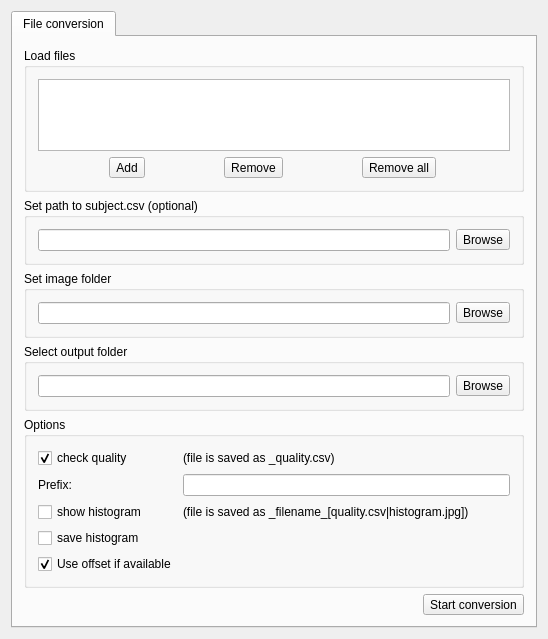
<?xml version="1.0" encoding="UTF-8"?>
<ui version="4.0">
 <class>SMIHED_widget</class>
 <widget class="QWidget" name="SMIHED_widget">
  <property name="geometry">
   <rect>
    <x>0</x>
    <y>0</y>
    <width>548</width>
    <height>570</height>
   </rect>
  </property>
  <property name="windowTitle">
   <string>SMIHED_widget</string>
  </property>
  <layout class="QVBoxLayout" name="verticalLayout">
   <item>
    <widget class="QTabWidget" name="tabWidget">
     <property name="currentIndex">
      <number>0</number>
     </property>
     <widget class="QWidget" name="tab">
      <attribute name="title">
       <string>File conversion</string>
      </attribute>
      <layout class="QVBoxLayout" name="verticalLayout_2">
       <item>
        <layout class="QVBoxLayout" name="verticalLayout_3">
         <item>
          <widget class="QGroupBox" name="inputs_groupBox">
           <property name="title">
            <string>Load files</string>
           </property>
           <layout class="QVBoxLayout" name="verticalLayout_4">
            <item>
             <widget class="QListView" name="listView"/>
            </item>
            <item>
             <layout class="QHBoxLayout" name="addRemove_horizontalLayout">
              <property name="spacing">
               <number>8</number>
              </property>
              <property name="sizeConstraint">
               <enum>QLayout::SetDefaultConstraint</enum>
              </property>
              <item>
               <widget class="QToolButton" name="addButton">
                <property name="enabled">
                 <bool>true</bool>
                </property>
                <property name="text">
                 <string>Add</string>
                </property>
                <property name="icon">
                 <iconset resource="../media/eyetracebutler.qrc">
                  <normaloff>:/Icons/Resources/button_blue_add.png</normaloff>:/Icons/Resources/button_blue_add.png</iconset>
                </property>
                <property name="toolButtonStyle">
                 <enum>Qt::ToolButtonTextBesideIcon</enum>
                </property>
               </widget>
              </item>
              <item>
               <widget class="QToolButton" name="removeButton">
                <property name="text">
                 <string>Remove</string>
                </property>
                <property name="icon">
                 <iconset resource="../media/eyetracebutler.qrc">
                  <normaloff>:/Icons/Resources/button_blue_delete.png</normaloff>:/Icons/Resources/button_blue_delete.png</iconset>
                </property>
                <property name="toolButtonStyle">
                 <enum>Qt::ToolButtonTextBesideIcon</enum>
                </property>
               </widget>
              </item>
              <item>
               <widget class="QToolButton" name="toolButton">
                <property name="text">
                 <string>Remove all</string>
                </property>
                <property name="icon">
                 <iconset resource="../../Eyetrace Butler/eyetracebutler.qrc">
                  <normaloff>:/Icons/Resources/button_blue_close.png</normaloff>:/Icons/Resources/button_blue_close.png</iconset>
                </property>
                <property name="toolButtonStyle">
                 <enum>Qt::ToolButtonTextBesideIcon</enum>
                </property>
               </widget>
              </item>
             </layout>
            </item>
           </layout>
          </widget>
         </item>
         <item>
          <widget class="QGroupBox" name="subject_groupBox">
           <property name="title">
            <string>Set path to subject.csv (optional)</string>
           </property>
           <layout class="QVBoxLayout" name="verticalLayout_5">
            <item>
             <layout class="QHBoxLayout" name="subject_horizontalLayout">
              <item>
               <widget class="QLineEdit" name="subjectCsv_pathEdit"/>
              </item>
              <item>
               <widget class="QToolButton" name="browseSubjectButton">
                <property name="text">
                 <string>Browse</string>
                </property>
                <property name="icon">
                 <iconset resource="../media/eyetracebutler.qrc">
                  <normaloff>:/Icons/Resources/folder_blue_stuffed.png</normaloff>:/Icons/Resources/folder_blue_stuffed.png</iconset>
                </property>
                <property name="toolButtonStyle">
                 <enum>Qt::ToolButtonTextBesideIcon</enum>
                </property>
               </widget>
              </item>
             </layout>
            </item>
           </layout>
          </widget>
         </item>
         <item>
          <widget class="QGroupBox" name="image_groupBox">
           <property name="title">
            <string>Set image folder</string>
           </property>
           <layout class="QVBoxLayout" name="verticalLayout_7">
            <item>
             <layout class="QHBoxLayout" name="subject_horizontalLayout2">
              <item>
               <widget class="QLineEdit" name="imageFolder_pathEdit"/>
              </item>
              <item>
               <widget class="QToolButton" name="browseImageFolderButton">
                <property name="text">
                 <string>Browse</string>
                </property>
                <property name="icon">
                 <iconset resource="../media/eyetracebutler.qrc">
                  <normaloff>:/Icons/Resources/folder_blue.png</normaloff>:/Icons/Resources/folder_blue.png</iconset>
                </property>
                <property name="toolButtonStyle">
                 <enum>Qt::ToolButtonTextBesideIcon</enum>
                </property>
               </widget>
              </item>
             </layout>
            </item>
           </layout>
          </widget>
         </item>
         <item>
          <widget class="QGroupBox" name="output_groupBox">
           <property name="title">
            <string>Select output folder</string>
           </property>
           <layout class="QVBoxLayout" name="verticalLayout_6">
            <item>
             <layout class="QHBoxLayout" name="output_horizontalLayout">
              <item>
               <widget class="QLineEdit" name="outputFolder_pathEdit"/>
              </item>
              <item>
               <widget class="QToolButton" name="browseOutputFolderButton">
                <property name="text">
                 <string>Browse</string>
                </property>
                <property name="icon">
                 <iconset resource="../media/eyetracebutler.qrc">
                  <normaloff>:/Icons/Resources/folder_blue.png</normaloff>:/Icons/Resources/folder_blue.png</iconset>
                </property>
                <property name="toolButtonStyle">
                 <enum>Qt::ToolButtonTextBesideIcon</enum>
                </property>
               </widget>
              </item>
             </layout>
            </item>
           </layout>
          </widget>
         </item>
         <item>
          <widget class="QGroupBox" name="options_groupBox">
           <property name="title">
            <string>Options</string>
           </property>
           <layout class="QGridLayout" name="gridLayout">
            <item row="0" column="0">
             <layout class="QGridLayout" name="options_gridLayout">
              <item row="0" column="1">
               <widget class="QLabel" name="quality_label">
                <property name="text">
                 <string>(file is saved as &lt;prefix&gt;_quality.csv)</string>
                </property>
               </widget>
              </item>
              <item row="0" column="0">
               <widget class="QCheckBox" name="checkQuality_checkBox">
                <property name="text">
                 <string>check quality</string>
                </property>
                <property name="checked">
                 <bool>true</bool>
                </property>
               </widget>
              </item>
              <item row="1" column="1">
               <widget class="QLineEdit" name="quality_lineEdit"/>
              </item>
              <item row="1" column="0">
               <widget class="QLabel" name="label">
                <property name="text">
                 <string>Prefix:</string>
                </property>
               </widget>
              </item>
              <item row="4" column="0">
               <widget class="QCheckBox" name="use_offset">
                <property name="text">
                 <string>Use offset if available</string>
                </property>
                <property name="checked">
                 <bool>true</bool>
                </property>
               </widget>
              </item>
              <item row="2" column="0">
               <widget class="QCheckBox" name="showhistogram_checkBox">
                <property name="text">
                 <string>show histogram</string>
                </property>
               </widget>
              </item>
              <item row="2" column="1">
               <widget class="QLabel" name="label_2">
                <property name="text">
                 <string>(file is saved as &lt;prefix&gt;_filename_[quality.csv|histogram.jpg])</string>
                </property>
               </widget>
              </item>
              <item row="3" column="0">
               <widget class="QCheckBox" name="savehistogram_checkBox">
                <property name="text">
                 <string>save histogram</string>
                </property>
               </widget>
              </item>
             </layout>
            </item>
           </layout>
          </widget>
         </item>
         <item>
          <layout class="QHBoxLayout" name="bottom_horizontalLayout">
           <property name="sizeConstraint">
            <enum>QLayout::SetDefaultConstraint</enum>
           </property>
           <item>
            <spacer name="horizontalSpacer">
             <property name="orientation">
              <enum>Qt::Horizontal</enum>
             </property>
             <property name="sizeHint" stdset="0">
              <size>
               <width>40</width>
               <height>20</height>
              </size>
             </property>
            </spacer>
           </item>
           <item>
            <widget class="QToolButton" name="startButton">
             <property name="text">
              <string>Start conversion</string>
             </property>
             <property name="icon">
              <iconset resource="../media/eyetracebutler.qrc">
               <normaloff>:/Icons/Resources/button_blue_play.png</normaloff>:/Icons/Resources/button_blue_play.png</iconset>
             </property>
             <property name="popupMode">
              <enum>QToolButton::DelayedPopup</enum>
             </property>
             <property name="toolButtonStyle">
              <enum>Qt::ToolButtonTextBesideIcon</enum>
             </property>
            </widget>
           </item>
          </layout>
         </item>
        </layout>
       </item>
      </layout>
     </widget>
    </widget>
   </item>
  </layout>
 </widget>
 <layoutdefault spacing="6" margin="11"/>
 <resources>
  <include location="../media/eyetracebutler.qrc"/>
 </resources>
 <connections>
  <connection>
   <sender>addButton</sender>
   <signal>clicked()</signal>
   <receiver>SMIHED_widget</receiver>
   <slot>sltAddFile()</slot>
   <hints>
    <hint type="sourcelabel">
     <x>147</x>
     <y>232</y>
    </hint>
    <hint type="destinationlabel">
     <x>541</x>
     <y>83</y>
    </hint>
   </hints>
  </connection>
  <connection>
   <sender>removeButton</sender>
   <signal>clicked()</signal>
   <receiver>SMIHED_widget</receiver>
   <slot>sltRemoveFile()</slot>
   <hints>
    <hint type="sourcelabel">
     <x>291</x>
     <y>232</y>
    </hint>
    <hint type="destinationlabel">
     <x>544</x>
     <y>120</y>
    </hint>
   </hints>
  </connection>
  <connection>
   <sender>browseSubjectButton</sender>
   <signal>clicked()</signal>
   <receiver>SMIHED_widget</receiver>
   <slot>sltSetSubjectPath()</slot>
   <hints>
    <hint type="sourcelabel">
     <x>513</x>
     <y>295</y>
    </hint>
    <hint type="destinationlabel">
     <x>543</x>
     <y>166</y>
    </hint>
   </hints>
  </connection>
  <connection>
   <sender>browseOutputFolderButton</sender>
   <signal>clicked()</signal>
   <receiver>SMIHED_widget</receiver>
   <slot>sltSelectOutputFolder()</slot>
   <hints>
    <hint type="sourcelabel">
     <x>513</x>
     <y>421</y>
    </hint>
    <hint type="destinationlabel">
     <x>544</x>
     <y>318</y>
    </hint>
   </hints>
  </connection>
  <connection>
   <sender>startButton</sender>
   <signal>clicked()</signal>
   <receiver>SMIHED_widget</receiver>
   <slot>sltStartConversion()</slot>
   <hints>
    <hint type="sourcelabel">
     <x>523</x>
     <y>545</y>
    </hint>
    <hint type="destinationlabel">
     <x>542</x>
     <y>425</y>
    </hint>
   </hints>
  </connection>
  <connection>
   <sender>checkQuality_checkBox</sender>
   <signal>toggled(bool)</signal>
   <receiver>SMIHED_widget</receiver>
   <slot>sltAbleSelection(bool)</slot>
   <hints>
    <hint type="sourcelabel">
     <x>99</x>
     <y>479</y>
    </hint>
    <hint type="destinationlabel">
     <x>540</x>
     <y>407</y>
    </hint>
   </hints>
  </connection>
  <connection>
   <sender>browseImageFolderButton</sender>
   <signal>clicked()</signal>
   <receiver>SMIHED_widget</receiver>
   <slot>sltSetImageFolder()</slot>
   <hints>
    <hint type="sourcelabel">
     <x>479</x>
     <y>347</y>
    </hint>
    <hint type="destinationlabel">
     <x>273</x>
     <y>284</y>
    </hint>
   </hints>
  </connection>
  <connection>
   <sender>toolButton</sender>
   <signal>clicked()</signal>
   <receiver>SMIHED_widget</receiver>
   <slot>sltRemoveAll()</slot>
   <hints>
    <hint type="sourcelabel">
     <x>426</x>
     <y>224</y>
    </hint>
    <hint type="destinationlabel">
     <x>545</x>
     <y>230</y>
    </hint>
   </hints>
  </connection>
 </connections>
 <slots>
  <slot>sltAddFile()</slot>
  <slot>sltRemoveFile()</slot>
  <slot>sltRemoveAll()</slot>

  <slot>sltStartConversion()</slot>
  <slot>sltSetSubjectPath()</slot>
  <slot>sltSetImageFolder()</slot>
  <slot>sltSelectOutputFolder()</slot>

  <slot>sltAbleSelection(bool)</slot>
 </slots>
</ui>
